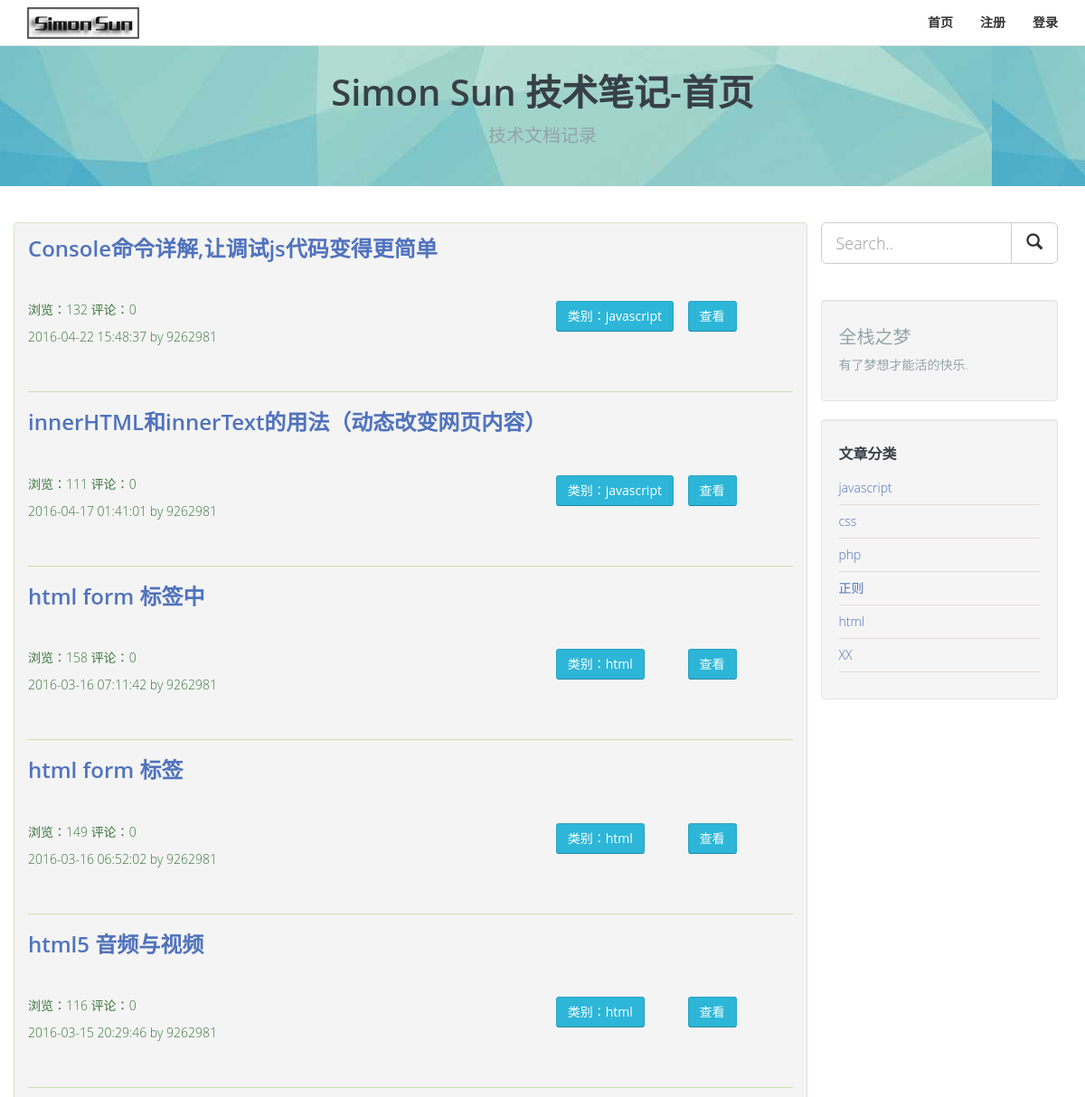
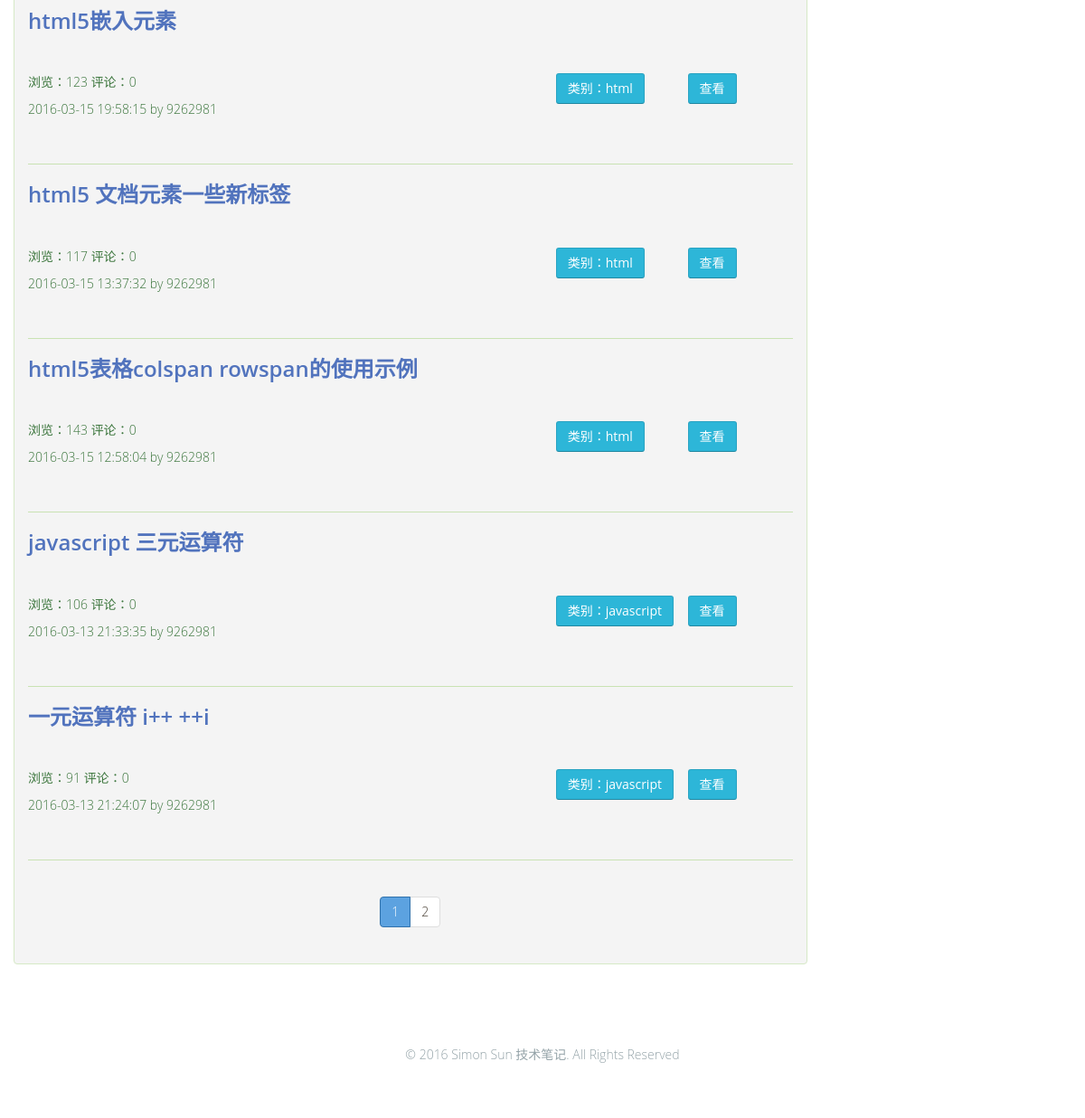
The page / on the database its author committed (2 pictures, top to bottom).
### tables this page shows
CREATE TABLE IF NOT EXISTS `pppf_system` (
  `system_id` mediumint(8) unsigned NOT NULL AUTO_INCREMENT,
  `system_webname` varchar(20) NOT NULL,
  `system_article` tinyint(2) NOT NULL,
  `system_blog` tinyint(2) unsigned NOT NULL DEFAULT '0',
  `system_photo` tinyint(2) unsigned NOT NULL DEFAULT '0',
  `system_skin` tinyint(2) unsigned NOT NULL DEFAULT '0',
  `system_string` varchar(200) NOT NULL,
  `system_post` varchar(3) NOT NULL,
  `system_re` tinyint(3) unsigned NOT NULL DEFAULT '0',
  `system_code` tinyint(1) unsigned NOT NULL DEFAULT '0',
  `system_register` tinyint(1) unsigned NOT NULL DEFAULT '0',
  PRIMARY KEY (`system_id`)
);

CREATE TABLE IF NOT EXISTS `pppf_article` (
  `article_id` mediumint(8) unsigned NOT NULL AUTO_INCREMENT,
  `article_reid` mediumint(8) unsigned NOT NULL DEFAULT '0',
  `article_username` varchar(20) NOT NULL,
  `article_type` tinyint(2) unsigned NOT NULL,
  `article_title` varchar(40) NOT NULL,
  `article_cid` varchar(10) NOT NULL,
  `article_content` text NOT NULL,
  `article_readcount` smallint(5) unsigned NOT NULL DEFAULT '0',
  `article_commendcount` smallint(5) unsigned NOT NULL DEFAULT '0',
  `article_date` datetime NOT NULL,
  `article_last_modify_date` datetime NOT NULL,
  PRIMARY KEY (`article_id`)
);

CREATE TABLE IF NOT EXISTS `pppf_category` (
  `category_id` tinyint(3) unsigned NOT NULL AUTO_INCREMENT,
  `category_name` varchar(10) NOT NULL,
  PRIMARY KEY (`category_id`)
);

### includes/common.inc.php (called while the page is built, shortened)
<?php
	require ROOT_PATH."includes/global.func.php";
	require ROOT_PATH."includes/mysql.func.php";
if(!!$_rows=_fetch_array("
		SELECT	*
		FROM pppf_system
		WHERE system_id=1
		LIMIT 1
		")){
			$_system=array();
			$_system['webname']=$_rows['system_webname'];
			$_system['article']=$_rows['system_article'];
			$_system['blog']=$_rows['system_blog'];
			$_system['photo']=$_rows['system_photo'];
			$_system['post']=$_rows['system_post'];
			$_system['re']=$_rows['system_re'];
			$_system['code']=$_rows['system_code'];
			$_system['skin']=$_rows['system_skin'];
			$_system['register']=$_rows['system_register'];
			$_system['string']=$_rows['system_string'];
			$_system=_html($_system);
		}else{
			exit('系统表异常，请联系管理');
		}
?>

### includes/mysql.func.php (called while the page is built, shortened)
<?php
	function _query($_sql){
		if(!$_result=mysql_query($_sql)){
			exit("sql执行失败".mysql_error());
		}
		return  $_result;
	}
	function _fetch_array($_sql){
		return mysql_fetch_array(_query($_sql),MYSQL_ASSOC);
	}
	function _fetch_array_list($_result){
		return mysql_fetch_array($_result,MYSQL_ASSOC);
	}
?>

### index.php (the view, shortened to what this page needs)
<?php
	require dirname(__FILE__).'/includes/common.inc.php';
	global $_pagesize,$_pagenum;
	$_result= _query("
					SELECT article_id,article_title,article_type,article_readcount,article_commendcount,article_date,article_username,article_cid
					FROM pppf_article
					WHERE article_reid=0
					ORDER BY article_date DESC
					LIMIT $_pagenum,$_pagesize
					");
?>
<!DOCTYPE html>
<html lang="en">
<head>
<link href="css/bootstrap.css" rel="stylesheet">
<link href="css/startup.css" rel="stylesheet">
</head>
<body>
 <?php
		require ROOT_PATH."/includes/header.inc.php";
	?>
<div class="subpage-head">
  <div class="container">
    <div class="section-title">
      <h2><?=$_system['webname']?>-首页</h2>
      <h4>技术文档记录</h4>
    </div>
  </div>
</div>
<div class="container">
  <div class="row ">
    <div class="col-md-9 has-margin-bottom   alert alert-success">
	<?php
		$_htmllist=array();
		while(!!$_rows=_fetch_array_list($_result)){
			$_htmllist['id']=$_rows['article_id'];
			$_htmllist['type']=$_rows['article_type'];
			$_htmllist['readcount']=$_rows['article_readcount'];
			$_htmllist['commendcount']=$_rows['article_commendcount'];
			$_htmllist['date']=$_rows['article_date'];
			$_htmllist['username']=$_rows['article_username'];
			$_htmllist['title']=$_rows['article_title'];
			$_htmllist['cid']=$_rows['article_cid'];
			$_htmllist['uid']='article.php?id='.$_htmllist['id'];
	?>
		<div class="row has-margin-bottom">
        <div class="col-md-12 col-sm-12 bulletin">
		  <h5 class="media-heading"><a href="<?=$_htmllist['uid'];?>"><?=$_htmllist['title']?></a></h5>
		  </div>
		</div>
		<div class="row has-margin-bottom">
        <div class="col-md-8 col-sm-8 bulletin">
			<p>浏览：<?=$_htmllist['readcount']?> 评论：<?=$_htmllist['commendcount']?></p>
			 <p><?=$_htmllist['date']?> by <?=$_htmllist['username']?></p>
		</div>
		<div class="col-md-2 col-sm-2 bulletin">
			<p ><a class="btn btn-primary " href="category.php?action=cate&id=<?=$_htmllist['cid'];?>" role="button">类别：<?=$_htmllist['cid']?></a> </p>
		</div>
		<div class="col-md-2 col-sm-2 bulletin">
			<p ><a class="btn btn-primary " href="<?=$_htmllist['uid'];?>" role="button">查看</a> </p>
		</div>
      </div>
	  <hr>
		<?php
		}
		?>
      <div class="text-center center-block">
        <ul class="pagination">
        </ul>
      </div>
    </div>
<?php
	require ROOT_PATH."includes/blogslider.inc.php";
?>
</div>
<?php
	require ROOT_PATH."includes/footer.inc.php";
?>

### includes/blogslider.inc.php (shortened to what this page needs)
<div class="col-md-3">
     <div class="blog-search has-margin-bottom">
        <form method="post" action="search.php?action=search">
		<div class="input-group input-group-lg">
		 <input name="search" type="text" class="form-control" placeholder="Search..">
          <span class="input-group-btn">
          <button class="btn btn-default" type="submit"><i class="glyphicon glyphicon-search glyphicon-lg"></i></button>
          </span>
		</div>
		</form>
      </div>
      <div class="well">
        <h4>全栈之梦</h4>
        <p>有了梦想才能活的快乐.</p>
      </div>
     <div class="well vertical-links has-margin-bottom">
        <h6>文章分类</h6>
        <ul class="list-unstyled">
		<?php
		$_cid= _query("
					SELECT	*
					FROM pppf_category
					");
		$_htmlcid=array();
		while(!!$_rowss=_fetch_array_list($_cid)){
			$_htmlcid['id']=$_rowss['category_id'];
			$_htmlcid['name']=$_rowss['category_name'];
		?>
          <li><a href="category.php?action=cate&id=<?=$_htmlcid['name']?>"><?=$_htmlcid['name']?> <span class="badge pull-right"></span> </a></li>
		<?php
		}
		?>
        </ul>
      </div>
    </div>
  </div>

### includes/footer.inc.php (shortened to what this page needs)
<div class="container">
  <section class="row breath">
    <div class="col-md-12 footerlinks">
      <p>&copy; 2016 <?=$_system['webname']?>. All Rights Reserved</p>
    </div>
  </section>
</div>
</body>
</html>

### css/startup.css (style rules this page uses)
body { font-family: 'Open Sans', Arial, sans-serif; background:#FFF; font-weight:300; height: 100%; margin: 0; padding: 0; color:#94a3a8; }
h2 { font-size:40px; font-weight:600; margin:15px 0; }
h4 { font-size:20px; margin:10px 0; }
h5 { font-size:24px; font-weight:600; margin:15px 0; color: #384047; }
h6 { font-size:16px; font-weight:600; margin:10px 0; color: #384047; }
a { color:#5173bd; }
.btn, .btn-lg, .input-lg { border-radius:3px; }
.form-control { border-radius: 3px; -webkit-box-shadow:none; box-shadow:none; }
.breath { margin:50px auto; }
.has-margin-bottom { margin-bottom:40px; }
.subpage-head { background:url(../images/bg.jpg); padding-top: 20px; padding-bottom: 15px; margin-bottom:40px; }
.btn-primary { background-color: #2db6d8; background-image:none; border-color: rgba(0, 0, 0, 0.1) rgba(0, 0, 0, 0.1) rgba(0, 0, 0, 0.25); }
.section-title { text-align:center; margin-top:60px; margin-bottom:30px; }
.section-title h2 { color:#384047; }
.section-title h4 { color:#94a3a8; }
.footerlinks { text-align:center; }
.vertical-links li { border-bottom: 1px solid #E6DDD4; padding: 8px 0; }

### rows shown on the page
pppf_system: system_webname "Simon Sun 技术笔记"
pppf_article: article_title "Console命令详解,让调试js代码变得更简单", article_readcount "132", article_commendcount "0", article_date "2016-04-22 15:48:37", article_username "9262981", article_cid "javascript"
pppf_article: article_title "innerHTML和innerText的用法（动态改变网页内容）", article_readcount "111", article_commendcount "0", article_date "2016-04-17 01:41:01", article_username "9262981", article_cid "javascript"
pppf_article: article_title "html form 标签中", article_readcount "158", article_commendcount "0", article_date "2016-03-16 07:11:42", article_username "9262981", article_cid "html"
pppf_article: article_title "html form 标签", article_readcount "149", article_commendcount "0", article_date "2016-03-16 06:52:02", article_username "9262981", article_cid "html"
pppf_article: article_title "html5 音频与视频", article_readcount "116", article_commendcount "0", article_date "2016-03-15 20:29:46", article_username "9262981", article_cid "html"
pppf_article: article_title "html5嵌入元素", article_readcount "123", article_commendcount "0", article_date "2016-03-15 19:58:15", article_username "9262981", article_cid "html"
pppf_article: article_title "html5 文档元素一些新标签", article_readcount "117", article_commendcount "0", article_date "2016-03-15 13:37:32", article_username "9262981", article_cid "html"
pppf_article: article_title "html5表格colspan rowspan的使用示例", article_readcount "143", article_commendcount "0", article_date "2016-03-15 12:58:04", article_username "9262981", article_cid "html"
pppf_article: article_title "javascript 三元运算符", article_readcount "106", article_commendcount "0", article_date "2016-03-13 21:33:35", article_username "9262981", article_cid "javascript"
pppf_article: article_title "一元运算符 i++ ++i", article_readcount "91", article_commendcount "0", article_date "2016-03-13 21:24:07", article_username "9262981", article_cid "javascript"
pppf_category: name "javascript"
pppf_category: category_name "css"
pppf_category: category_name "php"
pppf_category: category_name "正则"
pppf_category: category_name "html"
pppf_category: name "XX"
